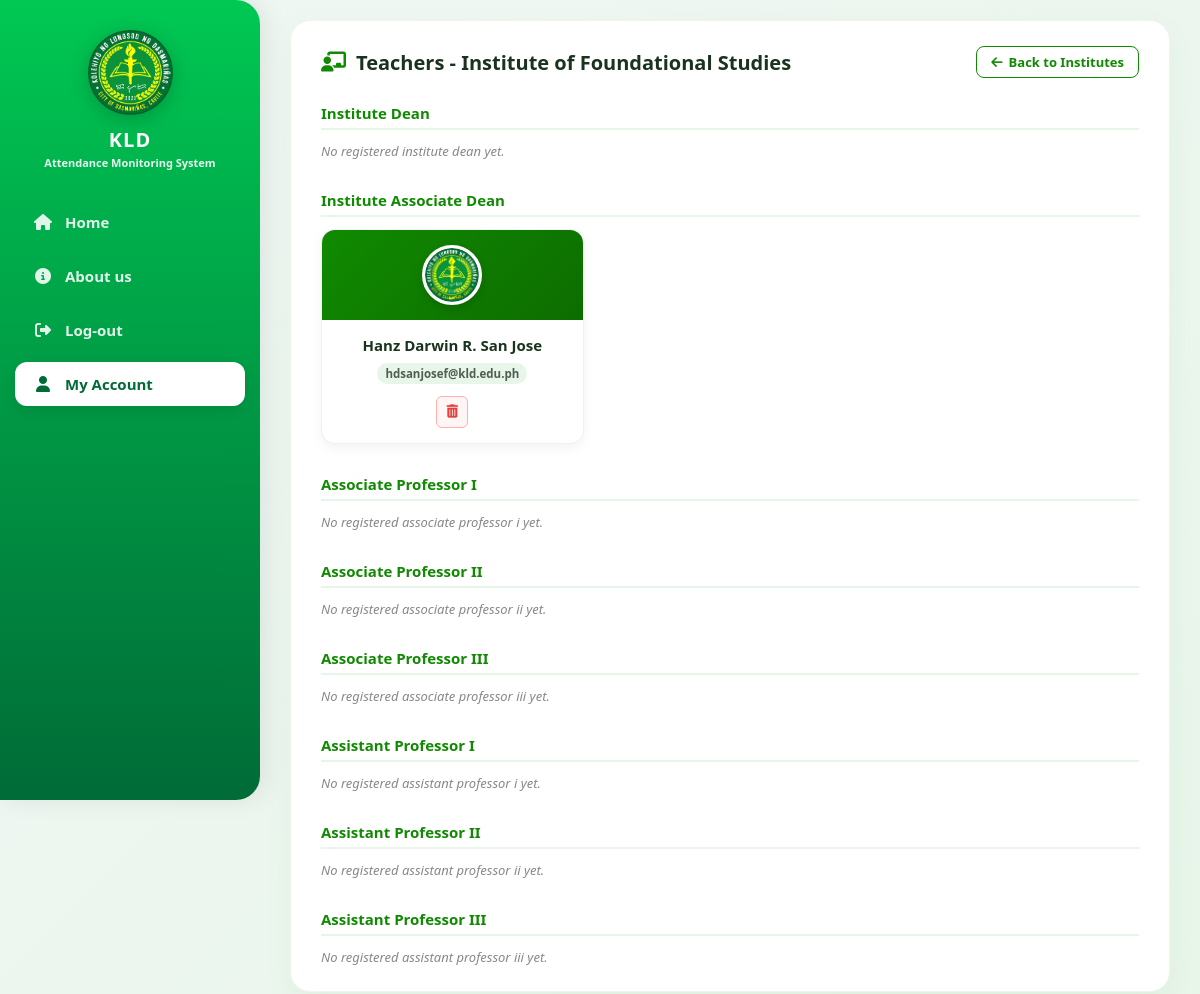
/view_teachers.php?institute_id=2 (signed in), run on the app's committed database.
### tables this page shows
CREATE TABLE `institutes` (
  `id` int(11) NOT NULL,
  `institute_name` varchar(255) NOT NULL
);

CREATE TABLE `users` (
  `id` int(11) NOT NULL,
  `first_name` varchar(100) NOT NULL,
  `middle_name` varchar(100) DEFAULT NULL,
  `last_name` varchar(100) NOT NULL,
  `id_number` varchar(50) NOT NULL,
  `email` varchar(100) NOT NULL,
  `password` varchar(255) NOT NULL,
  `reset_code` varchar(10) DEFAULT NULL,
  `reset_expires` datetime DEFAULT NULL,
  `role` varchar(50) NOT NULL,
  `profile_pic` varchar(255) DEFAULT NULL,
  `created_at` timestamp NOT NULL DEFAULT current_timestamp(),
  `section` varchar(100) DEFAULT NULL,
  `institute` varchar(255) DEFAULT NULL,
  `position` varchar(255) DEFAULT NULL
);

### view_teachers.php (the view, shortened to what this page needs)
<?php
require_once 'db_connect.php';
$institute_id = isset($_GET['institute_id']) ? intval($_GET['institute_id']) : 0;
$inst_stmt = $conn->prepare("SELECT institute_name FROM institutes WHERE id = ?");
$inst_stmt->bind_param("i", $institute_id);
$inst_stmt->execute();
$inst_result = $inst_stmt->get_result();
$institute = $inst_result->fetch_assoc();
$institute_name = $institute['institute_name'];
$teachers_stmt = $conn->prepare("SELECT id, first_name, middle_name, last_name, position, email, profile_pic, institute FROM users WHERE role = 'faculty' AND institute = ?");
$teachers_stmt->bind_param("s", $institute_name);
$teachers_stmt->execute();
$teachers_result = $teachers_stmt->get_result();
$grouped_teachers = [
    'Institute Dean' => [],
    'Institute Associate Dean' => [],
    'Associate Professor I' => [],
    'Associate Professor II' => [],
    'Associate Professor III' => [],
    'Assistant Professor I' => [],
    'Assistant Professor II' => [],
    'Assistant Professor III' => []
];
while ($t = $teachers_result->fetch_assoc()) {
    $pos = $t['position'];
    if (array_key_exists($pos, $grouped_teachers)) {
        $grouped_teachers[$pos][] = $t;
    }
}
?>
<!DOCTYPE html>
<html lang="en">
<head>
    <link rel="stylesheet" href="https://cdnjs.cloudflare.com/ajax/libs/font-awesome/6.4.0/css/all.min.css">
    <link rel="stylesheet" href="style.css?v=<?php echo time(); ?>">
</head>
<body>
    <nav>
        <div class="logo-container">
            <img src="kld-logo.png" alt="KLD Logo" class="sidebar-logo">
            <h3 class="brand-title">KLD</h3>
            <span class="brand-subtitle">Attendance Monitoring System</span>
        </div>
        <div class="nav-links">
            <a href="admin_dashboard.php"><i class="fa-solid fa-house"></i> Home</a>
            <a href="about.php"><i class="fa-solid fa-circle-info"></i> About us</a>
            <a href="logout.php"><i class="fa-solid fa-right-from-bracket"></i> Log-out</a>
            <a href="admin_dashboard.php" class="active"><i class="fa-solid fa-user"></i> My Account</a>
        </div>
    </nav>
    <main class="main-wrapper">
        <div class="styled-card">
            <div class="section-header-top">
                <h3><i class="fa-solid fa-chalkboard-user" style="color: #108a00;"></i> Teachers - <?php echo htmlspecialchars($institute_name); ?></h3>
                <a href="manage_teachers.php" class="btn-back">
                    <i class="fa-solid fa-arrow-left"></i> Back to Institutes
                </a>
            </div>
            <div class="hierarchy-container">
                <?php
                $tiers = [
                    'Institute Dean' => 'Institute Dean',
                    'Institute Associate Dean' => 'Institute Associate Dean',
                    'Associate Professor I' => 'Associate Professor I',
                    'Associate Professor II' => 'Associate Professor II',
                    'Associate Professor III' => 'Associate Professor III',
                    'Assistant Professor I' => 'Assistant Professor I',
                    'Assistant Professor II' => 'Assistant Professor II',
                    'Assistant Professor III' => 'Assistant Professor III'
                ];
                foreach ($tiers as $key => $title):
                ?>
                    <div class="tier-section">
                        <h4 class="tier-title"><?php echo $title; ?></h4>
                        <?php if (!empty($grouped_teachers[$key])): ?>
                            <div class="tier-grid">
                                <?php foreach ($grouped_teachers[$key] as $t): ?>
                                    <?php
                                        $fullname = trim($t['first_name'] . ' ' . (!empty($t['middle_name']) ? $t['middle_name'][0] . '. ' : '') . $t['last_name']);
                                        $pic = !empty($t['profile_pic']) ? $t['profile_pic'] : 'kld-logo.png';
                                        $email = !empty($t['email']) ? $t['email'] : 'No Email';
                                        $load_query = $conn->prepare("SELECT id, section_name, subject_name FROM teacher_subjects WHERE teacher_id = ?");
                                        $load_query->bind_param("i", $t['id']);
                                        $load_query->execute();
                                        $load_res = $load_query->get_result();
                                        $loads = [];
                                        while($l = $load_res->fetch_assoc()) {
                                            $loads[] = $l;
                                        }
                                    ?>
                                    <div class="program-card"
                                         data-id="<?php echo $t['id']; ?>"
                                         data-name="<?php echo htmlspecialchars($fullname, ENT_QUOTES); ?>"
                                         data-institute="<?php echo htmlspecialchars($t['institute'], ENT_QUOTES); ?>"
                                         data-position="<?php echo htmlspecialchars($t['position'], ENT_QUOTES); ?>"
                                         data-loads='<?php echo htmlspecialchars(json_encode($loads), ENT_QUOTES, 'UTF-8'); ?>'
                                         onclick="openTeacherLoadModal(this)"
                                         oncontextmenu="openTeacherContextMenu(event, this)">
                                        <div class="program-card-banner">
                                            <img src="<?php echo htmlspecialchars($pic); ?>" alt="Teacher Profile" class="teacher-avatar">
                                        </div>
                                        <div class="program-card-body">
                                            <div>
                                                <h4><?php echo htmlspecialchars($fullname); ?></h4>
                                                <div style="margin-top: 6px;">
                                                    <span class="teacher-email"><?php echo htmlspecialchars($email); ?></span>
                                                </div>
                                            </div>
                                            <div class="card-actions">
                                                <form action="view_teachers.php?institute_id=<?php echo $institute_id; ?>" method="POST" onsubmit="return confirm('Are you sure you want to delete this teacher?');" style="margin:0;" onclick="event.stopPropagation()">
                                                    <button type="submit" name="delete_teacher" class="btn-delete-icon" title="Remove Teacher">
                                                        <i class="fa-solid fa-trash-can"></i>
                                                    </button>
                                                </form>
                                            </div>
                                        </div>
                                    </div>
                                <?php endforeach; ?>
                            </div>
                        <?php else: ?>
                            <p class="empty-tier">No registered <?php echo strtolower($title); ?> yet.</p>
                        <?php endif; ?>
                    </div>
                <?php endforeach; ?>
            </div>
        </div>
    </main>
</body>
</html>

### style.css (style rules this page uses)
* { margin: 0; padding: 0; box-sizing: border-box; }
html, body { width: 100%; min-height: 100vh; }
body { font-family: 'Segoe UI', Tahoma, Geneva, Verdana, sans-serif; color: #1e293b; display: flex; background-color: #f0f4f3; background-image: radial-gradient(circle at 95% 5%, rgba(0, 191, 99, 0.08) 0%, transparent 40%), radial-gradient(circle at 40% 90%, rgba(0, 191, 99, 0.05) 0%, transparent 40%); }
nav { width: 260px; height: 100vh; background: linear-gradient(180deg, #00c853 0%, #006b37 100%); padding: 30px 15px; display: flex; flex-direction: column; align-items: center; position: fixed; top: 0; left: 0; border-radius: 0 24px 24px 0; box-shadow: 6px 0 25px rgba(0, 0, 0, 0.08); z-index: 100; }
.logo-container { margin-bottom: 30px; text-align: center; width: 100%; }
.sidebar-logo { width: 85px; height: auto; filter: drop-shadow(0 4px 10px rgba(0, 0, 0, 0.2)); }
.brand-title { color: #ffffff; font-size: 20px; font-weight: 800; letter-spacing: 1px; margin-top: 6px; }
.brand-subtitle { color: rgba(255, 255, 255, 0.9); font-size: 11px; font-weight: 600; display: block; white-space: nowrap; margin-top: 2px; }
.nav-links { display: flex; flex-direction: column; gap: 10px; width: 100%; }
.nav-links a { color: rgba(255, 255, 255, 0.88); text-decoration: none; font-size: 15px; font-weight: 600; padding: 12px 18px; border-radius: 12px; display: flex; align-items: center; gap: 12px; transition: all 0.3s ease; }
.nav-links a i { font-size: 16px; width: 20px; text-align: center; }
.nav-links a.active { background: #ffffff; color: #006b37; box-shadow: 0 5px 15px rgba(0, 0, 0, 0.1); }
.main-wrapper { margin-left: 260px; width: calc(100% - 260px); min-height: 100vh; display: flex; align-items: center; justify-content: center; padding: 40px 20px; }

### data on the page
institutes: institute_name "Institute of Foundational Studies"
users: profile_pic (picture), fullname "Hanz Darwin R. San Jose", email "hdsanjosef@kld.edu.ph"

### other printed values
$title "Institute Dean"
$title "institute dean"
$title "Institute Associate Dean"
$title "Associate Professor I"
$title "associate professor i"
$title "Associate Professor II"
$title "associate professor ii"
$title "Associate Professor III"
$title "associate professor iii"
$title "Assistant Professor I"
$title "assistant professor i"
$title "Assistant Professor II"
$title "assistant professor ii"
$title "Assistant Professor III"
$title "assistant professor iii"
